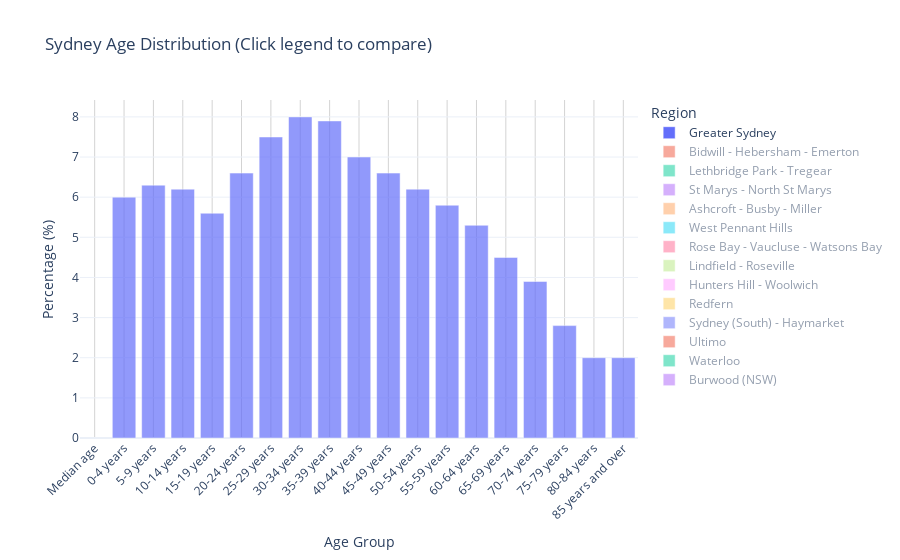

The notebook cell this image was saved under:
### Code cell
import plotly.express as px
import pandas as pd

# 1. 데이터 필터링 (기존과 동일)
target_regions = list(df['Region'].unique()) #['Greater Sydney', 'Redfern', 'Burwood (NSW)']
age_df = df[(df['Region'].isin(target_regions)) & 
            (df['Category'] == 'People and population') & 
            (df['Feature'] == 'Age')].copy()

# 2. 데이터 타입 변환
age_df['Area_ratio'] = pd.to_numeric(age_df['Area_ratio'], errors='coerce')

# 3. 그래프 생성
fig = px.bar(age_df, 
             x='Label', 
             y='Area_ratio', 
             color='Region',
             barmode='overlay',
             opacity= 0.7,
             title='Sydney Age Distribution (Click legend to compare)',
             labels={'Area_ratio': 'Percentage (%)', 'Label': 'Age Group'},
             template='plotly_white')


# 4. 초기 가시성(Visibility) 설정
# Greater Sydney는 보여주고, 나머지는 클릭 전까지 숨김('legendonly') 처리
for trace in fig.data:
    if trace.name != 'Greater Sydney':
        trace.visible = 'legendonly'

# 5. 레이아웃 조정
fig.update_layout(xaxis_tickangle=-45)
fig.update_xaxes(
    showgrid=True, 
    gridwidth=1, 
    gridcolor='LightGrey'
)
fig.update_traces(selector={'name': 'Greater Sydney'}, legendgroup='group', legendrank=1)
fig.show()

### Figure 1 — Plotly figure (JSON) as saved in the notebook; plotly's stock layout.template omitted (floating-point values rounded to 4 significant figures)
{"data": [{"alignmentgroup": "True", "hovertemplate": "Region=Greater Sydney<br>Age Group=%{x}<br>Percentage (%)=%{y}<extra></extra>", "legendgroup": "group", "legendrank": 1, "marker": {"color": "#636efa", "opacity": 0.7, "pattern": {"shape": ""}}, "name": "Greater Sydney", "offsetgroup": "Greater Sydney", "orientation": "v", "showlegend": true, "textposition": "auto", "type": "bar", "x": ["Median age", "0-4 years", "5-9 years", "10-14 years", "15-19 years", "20-24 years", "25-29 years", "30-34 years", "35-39 years", "40-44 years", "45-49 years", "50-54 years", "55-59 years", "60-64 years", "65-69 years", "70-74 years", "75-79 years", "80-84 years", "85 years and over"], "xaxis": "x", "y": [null, 6, 6.3, 6.2, 5.6, 6.6, 7.5, 8, 7.9, 7, 6.6, 6.2, 5.8, 5.3, 4.5, 3.9, 2.8, 2, 2], "yaxis": "y"}, {"alignmentgroup": "True", "hovertemplate": "Region=Bidwill - Hebersham - Emerton<br>Age Group=%{x}<br>Percentage (%)=%{y}<extra></extra>", "legendgroup": "Bidwill - Hebersham - Emerton", "marker": {"color": "#EF553B", "opacity": 0.7, "pattern": {"shape": ""}}, "name": "Bidwill - Hebersham - Emerton", "offsetgroup": "Bidwill - Hebersham - Emerton", "orientation": "v", "showlegend": true, "textposition": "auto", "type": "bar", "visible": "legendonly", "x": ["Median age", "0-4 years", "5-9 years", "10-14 years", "15-19 years", "20-24 years", "25-29 years", "30-34 years", "35-39 years", "40-44 years", "45-49 years", "50-54 years", "55-59 years", "60-64 years", "65-69 years", "70-74 years", "75-79 years", "80-84 years", "85 years and over"], "xaxis": "x", "y": [null, 7.9, 8.6, 8.6, 7.3, 7.2, 7.1, 6.6, 5.9, 5.3, 5.9, 5.9, 5.4, 5, 4.3, 4.2, 2.5, 1.5, 0.8], "yaxis": "y"}, {"alignmentgroup": "True", "hovertemplate": "Region=Lethbridge Park - Tregear<br>Age Group=%{x}<br>Percentage (%)=%{y}<extra></extra>", "legendgroup": "Lethbridge Park - Tregear", "marker": {"color": "#00cc96", "opacity": 0.7, "pattern": {"shape": ""}}, "name": "Lethbridge Park - Tregear", "offsetgroup": "Lethbridge Park - Tregear", "orientation": "v", "showlegend": true, "textposition": "auto", "type": "bar", "visible": "legendonly", "x": ["Median age", "0-4 years", "5-9 years", "10-14 years", "15-19 years", "20-24 years", "25-29 years", "30-34 years", "35-39 years", "40-44 years", "45-49 years", "50-54 years", "55-59 years", "60-64 years", "65-69 years", "70-74 years", "75-79 years", "80-84 years", "85 years and over"], "xaxis": "x", "y": [null, 8.8, 9.6, 8.4, 6.9, 6.9, 7.1, 7.2, 8.3, 6.6, 5.5, 5.5, 4.5, 3.9, 3, 3.1, 2.5, 1.5, 0.8], "yaxis": "y"}, {"alignmentgroup": "True", "hovertemplate": "Region=St Marys - North St Marys<br>Age Group=%{x}<br>Percentage (%)=%{y}<extra></extra>", "legendgroup": "St Marys - North St Marys", "marker": {"color": "#ab63fa", "opacity": 0.7, "pattern": {"shape": ""}}, "name": "St Marys - North St Marys", "offsetgroup": "St Marys - North St Marys", "orientation": "v", "showlegend": true, "textposition": "auto", "type": "bar", "visible": "legendonly", "x": ["Median age", "0-4 years", "5-9 years", "10-14 years", "15-19 years", "20-24 years", "25-29 years", "30-34 years", "35-39 years", "40-44 years", "45-49 years", "50-54 years", "55-59 years", "60-64 years", "65-69 years", "70-74 years", "75-79 years", "80-84 years", "85 years and over"], "xaxis": "x", "y": [null, 7.8, 7.1, 6.3, 5.4, 6.9, 8.3, 8.1, 7.6, 6.4, 6.2, 5.9, 5.6, 4.8, 4, 3.5, 2.4, 1.7, 1.8], "yaxis": "y"}, {"alignmentgroup": "True", "hovertemplate": "Region=Ashcroft - Busby - Miller<br>Age Group=%{x}<br>Percentage (%)=%{y}<extra></extra>", "legendgroup": "Ashcroft - Busby - Miller", "marker": {"color": "#FFA15A", "opacity": 0.7, "pattern": {"shape": ""}}, "name": "Ashcroft - Busby - Miller", "offsetgroup": "Ashcroft - Busby - Miller", "orientation": "v", "showlegend": true, "textposition": "auto", "type": "bar", "visible": "legendonly", "x": ["Median age", "0-4 years", "5-9 years", "10-14 years", "15-19 years", "20-24 years", "25-29 years", "30-34 years", "35-39 years", "40-44 years", "45-49 years", "50-54 years", "55-59 years", "60-64 years", "65-69 years", "70-74 years", "75-79 years", "80-84 years", "85 years and over"], "xaxis": "x", "y": [null, 7.3, 8.4, 8.4, 8, 7.2, 6.5, 6.2, 6.5, 5.8, 5.6, 5.7, 6.5, 5.8, 4.1, 2.9, 2.1, 1.8, 1.3], "yaxis": "y"}, {"alignmentgroup": "True", "hovertemplate": "Region=West Pennant Hills<br>Age Group=%{x}<br>Percentage (%)=%{y}<extra></extra>", "legendgroup": "West Pennant Hills", "marker": {"color": "#19d3f3", "opacity": 0.7, "pattern": {"shape": ""}}, "name": "West Pennant Hills", "offsetgroup": "West Pennant Hills", "orientation": "v", "showlegend": true, "textposition": "auto", "type": "bar", "visible": "legendonly", "x": ["Median age", "0-4 years", "5-9 years", "10-14 years", "15-19 years", "20-24 years", "25-29 years", "30-34 years", "35-39 years", "40-44 years", "45-49 years", "50-54 years", "55-59 years", "60-64 years", "65-69 years", "70-74 years", "75-79 years", "80-84 years", "85 years and over"], "xaxis": "x", "y": [null, 4.3, 6.1, 6.8, 6.5, 6.5, 4.1, 4.1, 5.8, 6.2, 6.4, 6.7, 7.9, 7.9, 8.1, 5.9, 3.4, 1.7, 1.4], "yaxis": "y"}, {"alignmentgroup": "True", "hovertemplate": "Region=Rose Bay - Vaucluse - Watsons Bay<br>Age Group=%{x}<br>Percentage (%)=%{y}<extra></extra>", "legendgroup": "Rose Bay - Vaucluse - Watsons Bay", "marker": {"color": "#FF6692", "opacity": 0.7, "pattern": {"shape": ""}}, "name": "Rose Bay - Vaucluse - Watsons Bay", "offsetgroup": "Rose Bay - Vaucluse - Watsons Bay", "orientation": "v", "showlegend": true, "textposition": "auto", "type": "bar", "visible": "legendonly", "x": ["Median age", "0-4 years", "5-9 years", "10-14 years", "15-19 years", "20-24 years", "25-29 years", "30-34 years", "35-39 years", "40-44 years", "45-49 years", "50-54 years", "55-59 years", "60-64 years", "65-69 years", "70-74 years", "75-79 years", "80-84 years", "85 years and over"], "xaxis": "x", "y": [null, 4.2, 5.6, 7.4, 7.4, 5.8, 4.4, 4.7, 4.9, 5.8, 7.3, 7.8, 7, 5.9, 5.1, 5.3, 4.2, 3, 4], "yaxis": "y"}, {"alignmentgroup": "True", "hovertemplate": "Region=Lindfield - Roseville<br>Age Group=%{x}<br>Percentage (%)=%{y}<extra></extra>", "legendgroup": "Lindfield - Roseville", "marker": {"color": "#B6E880", "opacity": 0.7, "pattern": {"shape": ""}}, "name": "Lindfield - Roseville", "offsetgroup": "Lindfield - Roseville", "orientation": "v", "showlegend": true, "textposition": "auto", "type": "bar", "visible": "legendonly", "x": ["Median age", "0-4 years", "5-9 years", "10-14 years", "15-19 years", "20-24 years", "25-29 years", "30-34 years", "35-39 years", "40-44 years", "45-49 years", "50-54 years", "55-59 years", "60-64 years", "65-69 years", "70-74 years", "75-79 years", "80-84 years", "85 years and over"], "xaxis": "x", "y": [null, 4.8, 7.3, 8.2, 7.2, 5.6, 4.3, 4.4, 6.5, 7.4, 7.5, 7.5, 6.4, 5.4, 4.7, 4.6, 3.3, 2.2, 2.6], "yaxis": "y"}, {"alignmentgroup": "True", "hovertemplate": "Region=Hunters Hill - Woolwich<br>Age Group=%{x}<br>Percentage (%)=%{y}<extra></extra>", "legendgroup": "Hunters Hill - Woolwich", "marker": {"color": "#FF97FF", "opacity": 0.7, "pattern": {"shape": ""}}, "name": "Hunters Hill - Woolwich", "offsetgroup": "Hunters Hill - Woolwich", "orientation": "v", "showlegend": true, "textposition": "auto", "type": "bar", "visible": "legendonly", "x": ["Median age", "0-4 years", "5-9 years", "10-14 years", "15-19 years", "20-24 years", "25-29 years", "30-34 years", "35-39 years", "40-44 years", "45-49 years", "50-54 years", "55-59 years", "60-64 years", "65-69 years", "70-74 years", "75-79 years", "80-84 years", "85 years and over"], "xaxis": "x", "y": [null, 4.3, 5.8, 7.6, 8.1, 5.2, 3, 3.4, 4.8, 5.7, 7.4, 7.6, 6.7, 5.8, 5.5, 5.5, 4.3, 3.2, 6.1], "yaxis": "y"}, {"alignmentgroup": "True", "hovertemplate": "Region=Redfern<br>Age Group=%{x}<br>Percentage (%)=%{y}<extra></extra>", "legendgroup": "Redfern", "marker": {"color": "#FECB52", "opacity": 0.7, "pattern": {"shape": ""}}, "name": "Redfern", "offsetgroup": "Redfern", "orientation": "v", "showlegend": true, "textposition": "auto", "type": "bar", "visible": "legendonly", "x": ["Median age", "0-4 years", "5-9 years", "10-14 years", "15-19 years", "20-24 years", "25-29 years", "30-34 years", "35-39 years", "40-44 years", "45-49 years", "50-54 years", "55-59 years", "60-64 years", "65-69 years", "70-74 years", "75-79 years", "80-84 years", "85 years and over"], "xaxis": "x", "y": [null, 3.5, 2.7, 2.3, 2.2, 8.2, 14, 13.2, 10.1, 7.4, 6.2, 6.4, 5.7, 4.9, 4, 3.4, 2.2, 2.1, 1.6], "yaxis": "y"}, {"alignmentgroup": "True", "hovertemplate": "Region=Sydney (South) - Haymarket<br>Age Group=%{x}<br>Percentage (%)=%{y}<extra></extra>", "legendgroup": "Sydney (South) - Haymarket", "marker": {"color": "#636efa", "opacity": 0.7, "pattern": {"shape": ""}}, "name": "Sydney (South) - Haymarket", "offsetgroup": "Sydney (South) - Haymarket", "orientation": "v", "showlegend": true, "textposition": "auto", "type": "bar", "visible": "legendonly", "x": ["Median age", "0-4 years", "5-9 years", "10-14 years", "15-19 years", "20-24 years", "25-29 years", "30-34 years", "35-39 years", "40-44 years", "45-49 years", "50-54 years", "55-59 years", "60-64 years", "65-69 years", "70-74 years", "75-79 years", "80-84 years", "85 years and over"], "xaxis": "x", "y": [null, 2.5, 1.5, 1, 2.2, 14, 22.4, 19.9, 12.6, 7.3, 4.1, 3, 2.8, 2.1, 1.8, 1.2, 0.7, 0.5, 0.3], "yaxis": "y"}, {"alignmentgroup": "True", "hovertemplate": "Region=Ultimo<br>Age Group=%{x}<br>Percentage (%)=%{y}<extra></extra>", "legendgroup": "Ultimo", "marker": {"color": "#EF553B", "opacity": 0.7, "pattern": {"shape": ""}}, "name": "Ultimo", "offsetgroup": "Ultimo", "orientation": "v", "showlegend": true, "textposition": "auto", "type": "bar", "visible": "legendonly", "x": ["Median age", "0-4 years", "5-9 years", "10-14 years", "15-19 years", "20-24 years", "25-29 years", "30-34 years", "35-39 years", "40-44 years", "45-49 years", "50-54 years", "55-59 years", "60-64 years", "65-69 years", "70-74 years", "75-79 years", "80-84 years", "85 years and over"], "xaxis": "x", "y": [null, 3, 2.3, 1.3, 3.6, 17, 19.8, 16, 10.5, 6.8, 4.4, 3.7, 2.9, 2.3, 2.4, 1.5, 0.8, 0.8, 0.8], "yaxis": "y"}, {"alignmentgroup": "True", "hovertemplate": "Region=Waterloo<br>Age Group=%{x}<br>Percentage (%)=%{y}<extra></extra>", "legendgroup": "Waterloo", "marker": {"color": "#00cc96", "opacity": 0.7, "pattern": {"shape": ""}}, "name": "Waterloo", "offsetgroup": "Waterloo", "orientation": "v", "showlegend": true, "textposition": "auto", "type": "bar", "visible": "legendonly", "x": ["Median age", "0-4 years", "5-9 years", "10-14 years", "15-19 years", "20-24 years", "25-29 years", "30-34 years", "35-39 years", "40-44 years", "45-49 years", "50-54 years", "55-59 years", "60-64 years", "65-69 years", "70-74 years", "75-79 years", "80-84 years", "85 years and over"], "xaxis": "x", "y": [null, 4.2, 2, 1.6, 1.8, 9.6, 17.5, 18.1, 11.5, 7, 4.4, 4.4, 3.9, 3.6, 3.1, 2.8, 1.8, 1.5, 1.3], "yaxis": "y"}, {"alignmentgroup": "True", "hovertemplate": "Region=Burwood (NSW)<br>Age Group=%{x}<br>Percentage (%)=%{y}<extra></extra>", "legendgroup": "Burwood (NSW)", "marker": {"color": "#ab63fa", "opacity": 0.7, "pattern": {"shape": ""}}, "name": "Burwood (NSW)", "offsetgroup": "Burwood (NSW)", "orientation": "v", "showlegend": true, "textposition": "auto", "type": "bar", "visible": "legendonly", "x": ["Median age", "0-4 years", "5-9 years", "10-14 years", "15-19 years", "20-24 years", "25-29 years", "30-34 years", "35-39 years", "40-44 years", "45-49 years", "50-54 years", "55-59 years", "60-64 years", "65-69 years", "70-74 years", "75-79 years", "80-84 years", "85 years and over"], "xaxis": "x", "y": [null, 3.6, 3, 2.6, 3.3, 15.8, 16.6, 13.1, 8.1, 4.9, 4.6, 4.6, 4.4, 4.1, 3.2, 2.7, 1.7, 1.5, 2], "yaxis": "y"}], "layout": {"barmode": "overlay", "legend": {"title": {"text": "Region"}, "tracegroupgap": 0}, "title": {"text": "Sydney Age Distribution (Click legend to compare)"}, "xaxis": {"anchor": "y", "domain": [0, 1], "gridcolor": "LightGrey", "gridwidth": 1, "showgrid": true, "tickangle": -45, "title": {"text": "Age Group"}}, "yaxis": {"anchor": "x", "domain": [0, 1], "title": {"text": "Percentage (%)"}}}}
